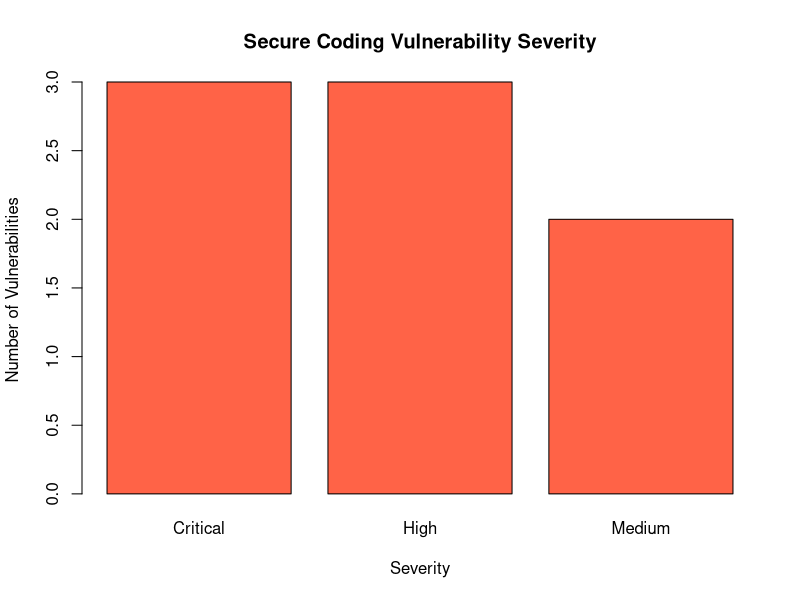

This chart was generated by the following R code:
# Q10: Secure Coding Vulnerability Analysis

secure_coding <- data.frame(
  Module = c(
    "Login Module",
    "Payment Module",
    "User Module",
    "File Upload",
    "Database Module",
    "Admin Module",
    "API Module",
    "Authentication Module"
  ),
  Vulnerability = c(
    "SQL Injection",
    "Buffer Overflow",
    "XSS",
    "Insecure Input Validation",
    "SQL Injection",
    "Hard-coded Credentials",
    "XSS",
    "Hard-coded Credentials"
  ),
  Severity = c(
    "Critical",
    "Critical",
    "Medium",
    "High",
    "Critical",
    "High",
    "Medium",
    "High"
  )
)

print(secure_coding)

# Classify vulnerabilities according to severity
low <- subset(
  secure_coding,
  Severity == "Low"
)

medium <- subset(
  secure_coding,
  Severity == "Medium"
)

high <- subset(
  secure_coding,
  Severity == "High"
)

critical <- subset(
  secure_coding,
  Severity == "Critical"
)

cat("\nLow Vulnerabilities:\n")
print(low)

cat("\nMedium Vulnerabilities:\n")
print(medium)

cat("\nHigh Vulnerabilities:\n")
print(high)

cat("\nCritical Vulnerabilities:\n")
print(critical)

# Count each severity
severity_count <- table(secure_coding$Severity)

cat("\nTotal Vulnerabilities by Severity:\n")
print(severity_count)

# Display graph
barplot(
  severity_count,
  main = "Secure Coding Vulnerability Severity",
  xlab = "Severity",
  ylab = "Number of Vulnerabilities",
  col = "tomato"
)
